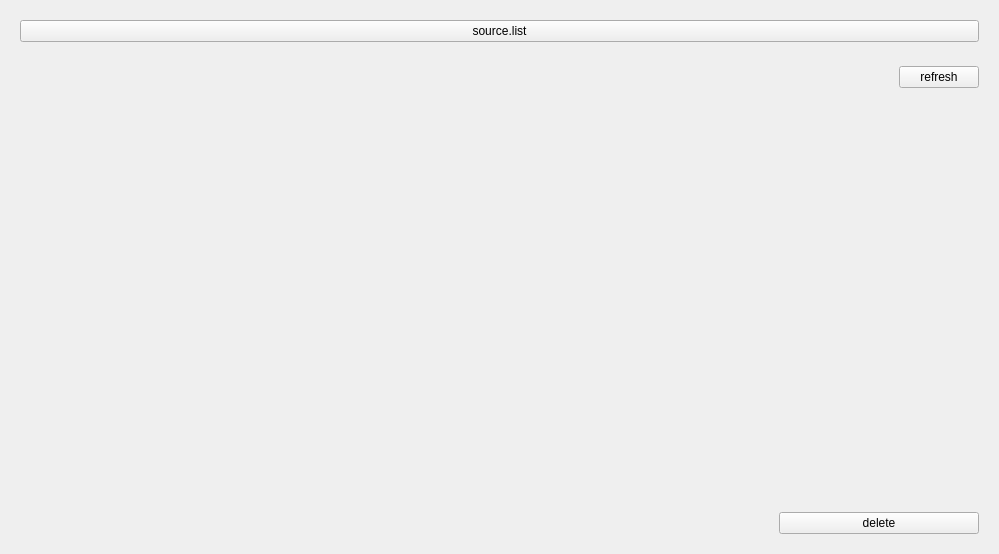
<?xml version="1.0" encoding="UTF-8"?>
<ui version="4.0">
 <class>sourceManager</class>
 <widget class="QWidget" name="sourceManager">
  <property name="geometry">
   <rect>
    <x>0</x>
    <y>0</y>
    <width>999</width>
    <height>554</height>
   </rect>
  </property>
  <property name="windowTitle">
   <string>sourceManager</string>
  </property>
  <layout class="QVBoxLayout" name="verticalLayout">
   <item>
    <widget class="QWidget" name="sourceNameWidget" native="true">
     <property name="maximumSize">
      <size>
       <width>16777215</width>
       <height>100</height>
      </size>
     </property>
     <property name="styleSheet">
      <string notr="true"/>
     </property>
     <layout class="QHBoxLayout" name="horizontalLayout">
      <item>
       <widget class="QPushButton" name="mainSourseBtn">
        <property name="text">
         <string>source.list</string>
        </property>
       </widget>
      </item>
     </layout>
    </widget>
   </item>
   <item>
    <widget class="QWidget" name="widget" native="true">
     <property name="minimumSize">
      <size>
       <width>0</width>
       <height>0</height>
      </size>
     </property>
     <property name="maximumSize">
      <size>
       <width>16777215</width>
       <height>45</height>
      </size>
     </property>
     <layout class="QHBoxLayout" name="horizontalLayout_3">
      <item>
       <spacer name="horizontalSpacer_2">
        <property name="orientation">
         <enum>Qt::Horizontal</enum>
        </property>
        <property name="sizeHint" stdset="0">
         <size>
          <width>40</width>
          <height>20</height>
         </size>
        </property>
       </spacer>
      </item>
      <item>
       <widget class="QLabel" name="label">
        <property name="text">
         <string/>
        </property>
       </widget>
      </item>
      <item>
       <spacer name="horizontalSpacer_3">
        <property name="orientation">
         <enum>Qt::Horizontal</enum>
        </property>
        <property name="sizeHint" stdset="0">
         <size>
          <width>40</width>
          <height>20</height>
         </size>
        </property>
       </spacer>
      </item>
      <item>
       <widget class="QPushButton" name="refreshBtn">
        <property name="text">
         <string>refresh</string>
        </property>
       </widget>
      </item>
     </layout>
    </widget>
   </item>
   <item>
    <widget class="QStackedWidget" name="stackedWidget">
     <property name="currentIndex">
      <number>1</number>
     </property>
     <widget class="QWidget" name="page">
      <layout class="QVBoxLayout" name="verticalLayout_2">
       <item>
        <widget class="QListWidget" name="listWidget">
         <property name="styleSheet">
          <string notr="true"/>
         </property>
        </widget>
       </item>
      </layout>
     </widget>
     <widget class="QWidget" name="page_2"/>
    </widget>
   </item>
   <item>
    <widget class="QWidget" name="sourceControlWidget" native="true">
     <property name="maximumSize">
      <size>
       <width>16777215</width>
       <height>100</height>
      </size>
     </property>
     <property name="styleSheet">
      <string notr="true"/>
     </property>
     <layout class="QHBoxLayout" name="horizontalLayout_2">
      <item>
       <widget class="QLabel" name="label_2">
        <property name="text">
         <string/>
        </property>
       </widget>
      </item>
      <item>
       <spacer name="horizontalSpacer">
        <property name="orientation">
         <enum>Qt::Horizontal</enum>
        </property>
        <property name="sizeHint" stdset="0">
         <size>
          <width>40</width>
          <height>20</height>
         </size>
        </property>
       </spacer>
      </item>
      <item>
       <widget class="QPushButton" name="deleteBtn">
        <property name="minimumSize">
         <size>
          <width>200</width>
          <height>0</height>
         </size>
        </property>
        <property name="maximumSize">
         <size>
          <width>200</width>
          <height>16777215</height>
         </size>
        </property>
        <property name="text">
         <string>delete</string>
        </property>
       </widget>
      </item>
     </layout>
    </widget>
   </item>
  </layout>
 </widget>
 <resources/>
 <connections/>
</ui>
